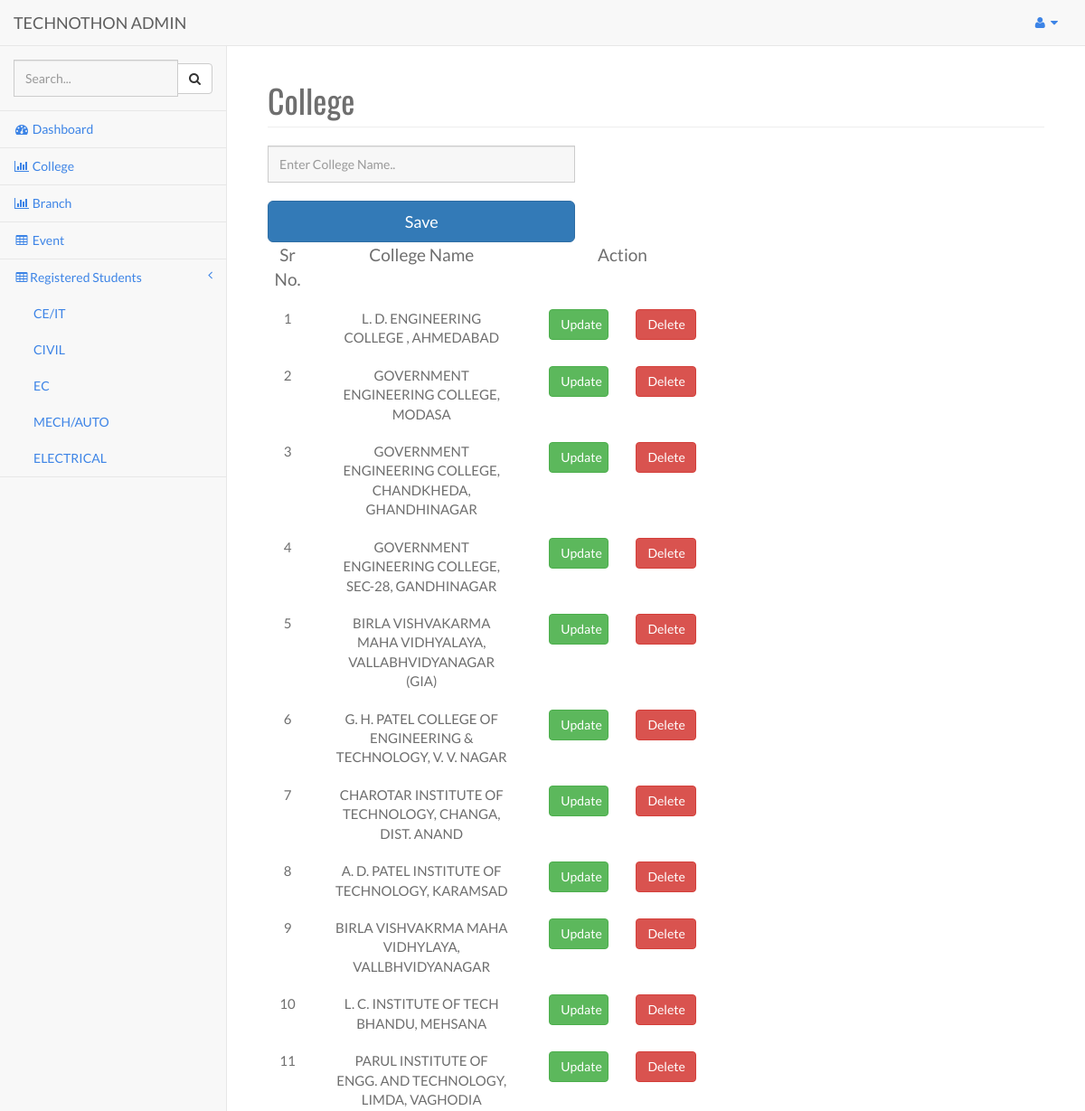
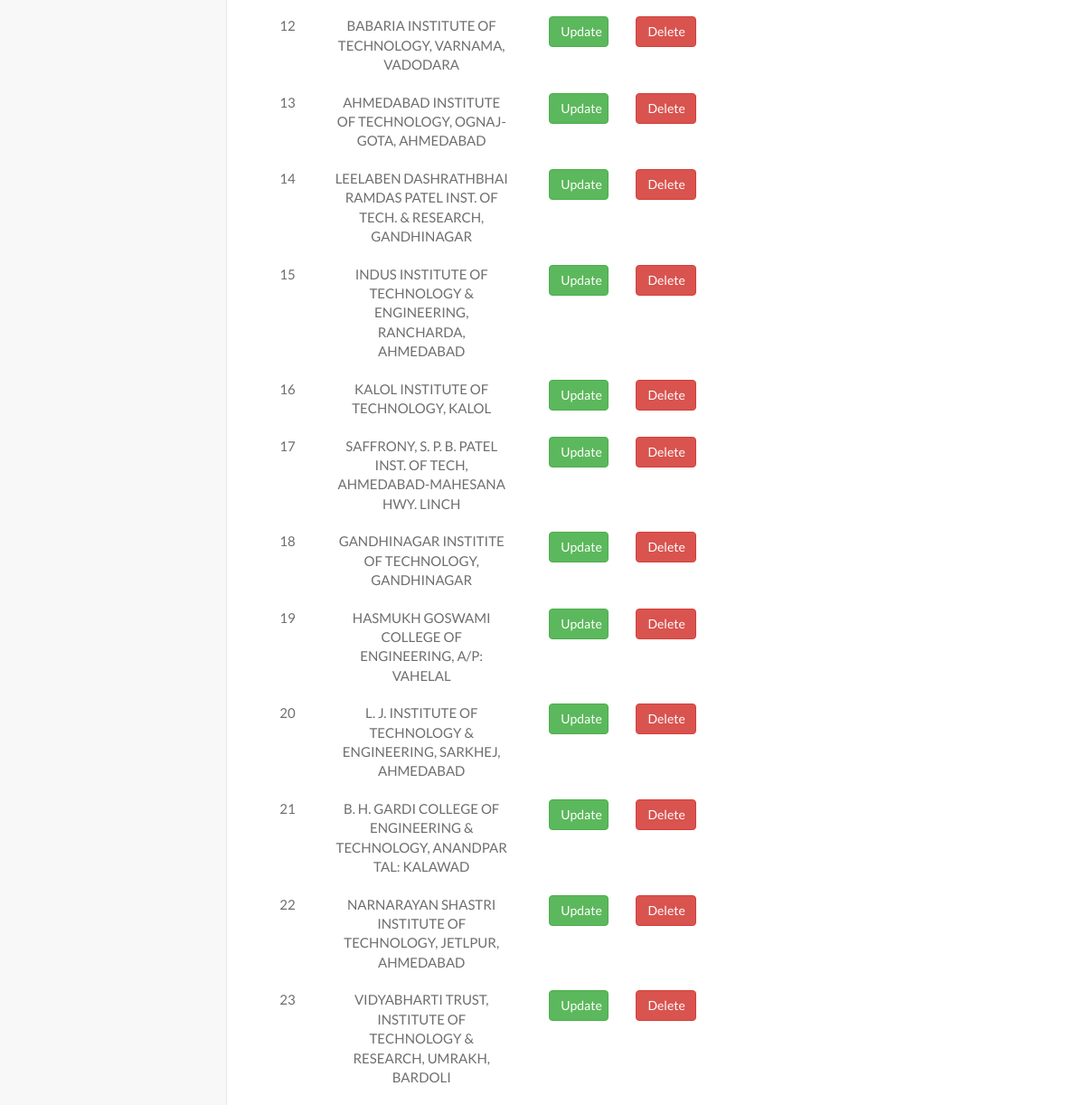
Screenshot of /admin/pages/college.php (signed in) with the database file from the repository (2 pictures, top to bottom).
### tables this page shows
CREATE TABLE IF NOT EXISTS `branch` (
  `id` int(3) NOT NULL AUTO_INCREMENT,
  `name` varchar(700) NOT NULL,
  `subname` varchar(400) NOT NULL,
  PRIMARY KEY (`id`),
  UNIQUE KEY `name` (`name`)
);

CREATE TABLE IF NOT EXISTS `college` (
  `id` int(200) NOT NULL AUTO_INCREMENT,
  `name` varchar(700) NOT NULL,
  PRIMARY KEY (`id`),
  UNIQUE KEY `name` (`name`),
  UNIQUE KEY `name_2` (`name`)
);

### admin/pages/college.php (the view, shortened to what this page needs)
<?php
	include 'header.php';
?>
        <div id="page-wrapper">
            <div class="container-fluid">
                <div class="row">
                    <div class="col-lg-12">
                        <h1 class="page-header">College</h1>
                    </div>
                </div>
				<div class="row">
					<div class="col-lg-5">
						<form name="f1" class="panel-body" method="post" action="#">
							<input type="text" name="clg" class="form-control input-lg" placeholder="Enter College Name.." />
							<br />
							<input type="submit" name="save" class="btn btn-primary btn-lg btn-block" value="Save" />
						</form>
					</div>
				</div>
				<div class="row view-header" style="font-size:19px;">
					<div class="col-lg-1">Sr No.</div>
					<div class="col-lg-3">College Name</div>
					<div class="col-lg-3" style="text-align:center;">Action</div>
				</div>
				<br/>
				<?php
					$i=0;
					$s="select * from college ORDER BY id ASC";
					$tmp=mysqli_query($c,$s);
					while($result=mysqli_fetch_array($tmp))
					{
						$i++;
						$id=$result['id'];
						$clg=$result['name'];
					?>
					<div class="row view-item" style="font-size:15px;">
						<div class="col-lg-1"><?php echo $i;?></div>
						<div class="col-lg-3"><?php echo $clg;?></div>
						<div class="col-lg-3">
							<div class="col-lg-6"><a class="btn btn-success btn-block" href="update_college.php?r=<?php echo $id;?>">Update</a></div>
							<div class="col-lg-6"><a class="btn btn-danger btn-block" href="delete_college.php?q=<?php echo $id;?>">Delete</a></div>
						</div>
					</div>
					<br />
					<?php
					}
				?>
            </div>
        </div>
<?php
	include 'footer.php';
?>

### admin/pages/header.php (shortened to what this page needs)
<?php
	include'db.php';
?><!DOCTYPE html>
<html lang="en">
<head>
    <link href="../bower_components/bootstrap/dist/css/bootstrap.min.css" rel="stylesheet">
    <link href="../bower_components/metisMenu/dist/metisMenu.min.css" rel="stylesheet">
    <link href="../dist/css/timeline.css" rel="stylesheet">
    <link href="../dist/css/sb-admin-2.css" rel="stylesheet">
    <link href="../dist/css/style.css" rel="stylesheet">
    <link href="../bower_components/morrisjs/morris.css" rel="stylesheet">
    <link href="../bower_components/font-awesome/css/font-awesome.min.css" rel="stylesheet" type="text/css">
</head>
<body>
    <div id="wrapper">
        <nav class="navbar navbar-default navbar-static-top" role="navigation" style="margin-bottom: 0">
            <div class="navbar-header">
                <a class="navbar-brand" href="dashboard.php">TECHNOTHON ADMIN</a>
            </div>
            <ul class="nav navbar-top-links navbar-right">
                <li class="dropdown">
                    <a class="dropdown-toggle" data-toggle="dropdown" href="#">
                        <i class="fa fa-user fa-fw"></i>  <i class="fa fa-caret-down"></i>
                    </a>
                </li>
            </ul>
            <div class="navbar-default sidebar" role="navigation">
                <div class="sidebar-nav navbar-collapse">
                    <ul class="nav" id="side-menu">
                        <li class="sidebar-search">
                            <div class="input-group custom-search-form">
                                <input type="text" class="form-control" placeholder="Search...">
                                <span class="input-group-btn">
                                <button class="btn btn-default" type="button">
                                    <i class="fa fa-search"></i>
                                </button>
                            </span>
                            </div>
                        </li>
                        <li>
                            <a href="dashboard.php"><i class="fa fa-dashboard fa-fw"></i> Dashboard</a>
                        </li>
						<li>
                            <a href="college.php"><i class="fa fa-bar-chart-o fa-fw"></i> College</a>
                        </li>
						<li>
                            <a href="branch.php"><i class="fa fa-bar-chart-o fa-fw"></i> Branch</a>
                        </li>
                        <li>
                            <a href="event.php"><i class="fa fa-table fa-fw"></i> Event</a>
                        </li>
                        <li>
                           <a href="#"><i class="fa fa-table fa-fw"></i>Registered Students<span class="fa arrow"></span></a>
							<ul class="nav nav-second-level">
							<?php
								$s="select * from branch";
								$tmp=mysqli_query($c,$s);
								while($result=mysqli_fetch_array($tmp))
								{
									$branch=$result['name'];
								?>
								<li>
                                    <a href="registered.php?r=<?php echo $branch;?>" style="text-transform:uppercase"><?php echo $branch;?></a>
                                </li>
								<?php
								}
							?>
                            </ul>
						</li>
                    </ul>
                </div>
            </div>
        </nav>

### assets/css/style.css (style rules this page uses)
body { font-family: 'Lato', sans-serif; font-weight: normal; color: #6E6E6E; }
h1, h2, h3, h4, h5, h6 { font-weight: normal; font-family: 'Oswald', sans-serif; }
h1, .h1, h2, .h2, h3, .h3 { margin-top: 30px; }
a { color:#3d84e6; }
.form-control { display: block; width: 100%; height: 41px; padding: 6px 12px; font-size: 14px; line-height: 2.428571; color: #555; background-color: #F7F7F7; background-image: none; border: 1px solid #ccc; border-radius: 0px; }
.panel-body { padding: 0px; }
ul, .list.custom-list ul { margin: 0 0 11px; list-style-type: none; padding-left: 10px; }

### rows the page displays
branch: name "CE/IT"
branch: name "CIVIL"
branch: name "EC"
branch: name "MECH/AUTO"
branch: name "ELECTRICAL"
college: name "L. D. ENGINEERING COLLEGE , AHMEDABAD"
college: name "GOVERNMENT ENGINEERING COLLEGE, MODASA"
college: name "GOVERNMENT ENGINEERING COLLEGE, CHANDKHEDA, GHANDHINAGAR"
college: name "GOVERNMENT ENGINEERING COLLEGE, SEC-28, GANDHINAGAR"
college: name "BIRLA VISHVAKARMA MAHA VIDHYALAYA, VALLABHVIDYANAGAR (GIA)"
college: name "G. H. PATEL COLLEGE OF ENGINEERING & TECHNOLOGY, V. V. NAGAR"
college: name "CHAROTAR INSTITUTE OF TECHNOLOGY, CHANGA, DIST. ANAND"
college: name "A. D. PATEL INSTITUTE OF TECHNOLOGY, KARAMSAD"
college: name "BIRLA VISHVAKRMA MAHA VIDHYLAYA, VALLBHVIDYANAGAR"
college: name "L. C. INSTITUTE OF TECH BHANDU, MEHSANA"
college: name "PARUL INSTITUTE OF ENGG. AND TECHNOLOGY, LIMDA, VAGHODIA"
college: name "BABARIA INSTITUTE OF TECHNOLOGY, VARNAMA, VADODARA"
college: name "AHMEDABAD INSTITUTE OF TECHNOLOGY, OGNAJ-GOTA, AHMEDABAD"
college: name "LEELABEN DASHRATHBHAI RAMDAS PATEL INST. OF TECH. & RESEARCH, GANDHINAGAR"
college: name "INDUS INSTITUTE OF TECHNOLOGY & ENGINEERING, RANCHARDA, AHMEDABAD"
college: name "KALOL INSTITUTE OF TECHNOLOGY, KALOL"
college: name "SAFFRONY, S. P. B. PATEL INST. OF TECH, AHMEDABAD-MAHESANA HWY. LINCH"
college: name "GANDHINAGAR INSTITITE OF TECHNOLOGY, GANDHINAGAR"
college: name "HASMUKH GOSWAMI COLLEGE OF ENGINEERING, A/P: VAHELAL"
college: name "L. J. INSTITUTE OF TECHNOLOGY & ENGINEERING, SARKHEJ, AHMEDABAD"
college: name "B. H. GARDI COLLEGE OF ENGINEERING & TECHNOLOGY, ANANDPAR TAL: KALAWAD"
college: name "NARNARAYAN SHASTRI INSTITUTE OF TECHNOLOGY, JETLPUR, AHMEDABAD"
college: name "VIDYABHARTI TRUST, INSTITUTE OF TECHNOLOGY & RESEARCH, UMRAKH, BARDOLI"
